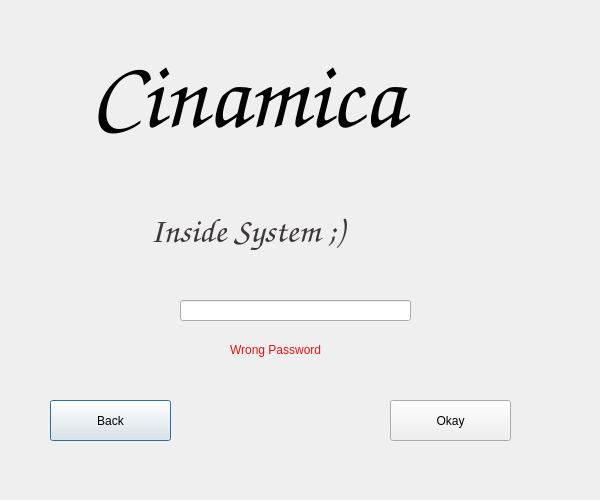
<?xml version="1.0" encoding="UTF-8"?>
<ui version="4.0">
 <class>password</class>
 <widget class="QDialog" name="password">
  <property name="geometry">
   <rect>
    <x>0</x>
    <y>0</y>
    <width>600</width>
    <height>500</height>
   </rect>
  </property>
  <property name="windowTitle">
   <string>Dialog</string>
  </property>
  <widget class="QPushButton" name="pushButton">
   <property name="geometry">
    <rect>
     <x>50</x>
     <y>400</y>
     <width>121</width>
     <height>41</height>
    </rect>
   </property>
   <property name="text">
    <string>Back</string>
   </property>
  </widget>
  <widget class="QPushButton" name="pushButton_2">
   <property name="geometry">
    <rect>
     <x>390</x>
     <y>400</y>
     <width>121</width>
     <height>41</height>
    </rect>
   </property>
   <property name="text">
    <string>Okay</string>
   </property>
  </widget>
  <widget class="QLineEdit" name="lineEdit">
   <property name="geometry">
    <rect>
     <x>180</x>
     <y>300</y>
     <width>231</width>
     <height>21</height>
    </rect>
   </property>
   <property name="contextMenuPolicy">
    <enum>Qt::DefaultContextMenu</enum>
   </property>
   <property name="inputMethodHints">
    <set>Qt::ImhHiddenText|Qt::ImhNoAutoUppercase|Qt::ImhNoPredictiveText|Qt::ImhSensitiveData</set>
   </property>
   <property name="echoMode">
    <enum>QLineEdit::Password</enum>
   </property>
  </widget>
  <widget class="QLabel" name="label">
   <property name="geometry">
    <rect>
     <x>230</x>
     <y>340</y>
     <width>121</width>
     <height>20</height>
    </rect>
   </property>
   <property name="text">
    <string>&lt;html&gt;&lt;head/&gt;&lt;body&gt;&lt;p&gt;&lt;span style=&quot; color:#e51212;&quot;&gt;Wrong Password&lt;/span&gt;&lt;/p&gt;&lt;/body&gt;&lt;/html&gt;</string>
   </property>
  </widget>
  <widget class="QLabel" name="label_4">
   <property name="geometry">
    <rect>
     <x>150</x>
     <y>200</y>
     <width>351</width>
     <height>61</height>
    </rect>
   </property>
   <property name="font">
    <font>
     <family>Comic Sans MS</family>
     <pointsize>26</pointsize>
     <italic>false</italic>
    </font>
   </property>
   <property name="text">
    <string>&lt;html&gt;&lt;head/&gt;&lt;body&gt;&lt;p&gt;&lt;span style=&quot; color:#3d3636;&quot;&gt;Inside System ;)&lt;/span&gt;&lt;/p&gt;&lt;/body&gt;&lt;/html&gt;</string>
   </property>
  </widget>
  <widget class="QLabel" name="label_2">
   <property name="geometry">
    <rect>
     <x>90</x>
     <y>40</y>
     <width>421</width>
     <height>111</height>
    </rect>
   </property>
   <property name="font">
    <font>
     <family>Comic Sans MS</family>
     <pointsize>72</pointsize>
     <weight>75</weight>
     <italic>true</italic>
     <bold>true</bold>
    </font>
   </property>
   <property name="text">
    <string>Cinamica</string>
   </property>
  </widget>
 </widget>
 <resources/>
 <connections/>
</ui>
